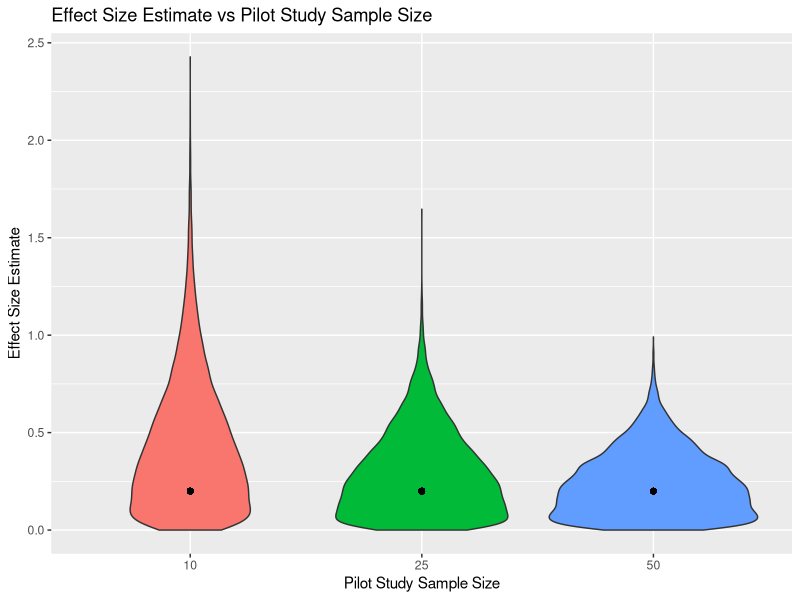
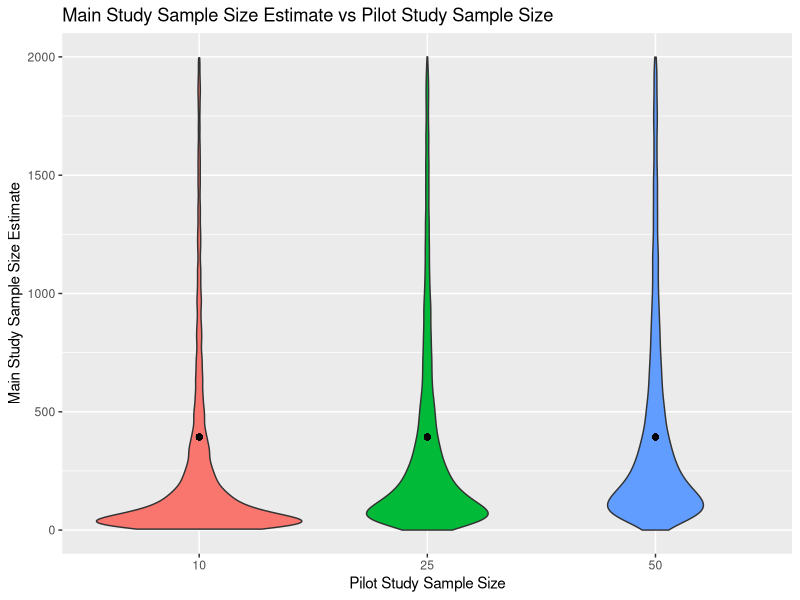

Write R code to recreate these figures, in order. (Note: this script raises an error after producing the figures.)
## ---- chunk 1
### Section 2.1
library(tidyverse)
library(pwr)
set.seed(1)

## Generate the plots for effect size vs pilot study sample size and main study sample size and pilot study

# this is using Cohen's f to generate the groups, it does the same as just setting the group means to be (0,d), which is what I do later
ES <- 0.0099 # effect size, change to 0.1379 for large
f2 <- ES/(1-ES)
a = sqrt(f2)
muvec = c(-a, a)
K = 2 # number of groups
alpha = 0.05 # sig level
beta = 0.2 # power
R <- 10000 # replications
n = 10 # sample size
effs_10 <- rep(0, R) # effect sizes
ns_10 <- rep(0, R)# sample sizes
for(r in 1:R){
  pilot.data  <- rnorm(n = K*n, mean = rep(muvec,each=n), sd = rep(1,K*n))
  pilot.anova <- as.matrix(anova(aov(pilot.data ~ rep(as.factor(1:K),each=n))))
  SSb <- pilot.anova[1,2]
  SSt <- pilot.anova[1,2] + pilot.anova[2,2]
  eta2 <- SSb/SSt
  effs_10[r] <- 2*sqrt(eta2/(1-eta2))
  temp <- try(pwr.t.test(d = 2 * sqrt(eta2/(1-eta2)), sig.level = alpha, power = 1-beta)$n, silent = TRUE)
  if ('try-error' %in% class(temp)) ns_10[r] <- NA
  else ns_10[r] <- ceiling(temp)
}


n = 25
effs_25 <- rep(0, R) # effect sizes
ns_25 <- rep(0, R)# sample sizes
for(r in 1:R){
  pilot.data  <- rnorm(n = K*n, mean = rep(muvec,each=n), sd = rep(1,K*n))
  pilot.anova <- as.matrix(anova(aov(pilot.data ~ rep(as.factor(1:K),each=n))))
  SSb <- pilot.anova[1,2]
  SSt <- pilot.anova[1,2] + pilot.anova[2,2]
  eta2 <- SSb/SSt
  effs_25[r] <- 2*sqrt(eta2/(1-eta2))
  temp <- try(pwr.t.test(d = 2 * sqrt(eta2/(1-eta2)), sig.level = alpha, power = 1-beta)$n, silent = TRUE)
  if ('try-error' %in% class(temp)) ns_10[r] <- NA
  else ns_25[r] <- ceiling(temp)
}

n = 50
effs_50 <- rep(0, R) # effect sizes
ns_50 <- rep(0, R)# sample sizes
for(r in 1:R){
  pilot.data  <- rnorm(n = K*n, mean = rep(muvec,each=n), sd = rep(1,K*n))
  pilot.anova <- as.matrix(anova(aov(pilot.data ~ rep(as.factor(1:K),each=n))))
  SSb <- pilot.anova[1,2]
  SSt <- pilot.anova[1,2] + pilot.anova[2,2]
  eta2 <- SSb/SSt
  effs_50[r] <- 2*sqrt(eta2/(1-eta2))
  temp <- try(pwr.t.test(d = 2 * sqrt(eta2/(1-eta2)), sig.level = alpha, power = 1-beta)$n, silent = TRUE)
  if ('try-error' %in% class(temp)) ns_10[r] <- NA
  else ns_50[r] <- ceiling(temp)
}

effs <- data.frame(cbind(effs_10, effs_25, effs_50))
effs %>% pivot_longer(1:3) %>% ggplot(aes(x = name, y = value, fill = name)) + geom_violin() + xlab("Pilot Study Sample Size") + 
  ylab("Effect Size Estimate") + ggtitle("Effect Size Estimate vs Pilot Study Sample Size") + scale_x_discrete(labels = c("10", "25", "50")) + 
  geom_point(aes(x = 1, y = 0.2)) + geom_point(aes(x = 2, y = 0.2)) + geom_point(aes(x = 3, y = 0.2)) + 
  theme(legend.position = "none")

ns <- data.frame(cbind(ns_10, ns_25, ns_50))
n_needed <- pwr.t.test(d=0.2, sig.level=0.05, power=0.8)$n
ns %>% pivot_longer(1:3) %>% filter(value <= 2000) %>% 
  ggplot(aes(x = name, y = value, fill = name)) + geom_violin() + xlab("Pilot Study Sample Size") + 
  ylab("Main Study Sample Size Estimate") + ggtitle("Main Study Sample Size Estimate vs Pilot Study Sample Size") + scale_x_discrete(labels = c("10", "25", "50")) + 
  geom_point(aes(x = 1, y = n_needed)) + geom_point(aes(x = 2, y = n_needed)) + geom_point(aes(x = 3, y = n_needed)) + 
  theme(legend.position = "none")


## ---- chunk 2
### Section 2.2
library(tidyverse)
library(pwr)
set.seed(1)

#log normal section 2
d <- 0.2
muvec <- c(0, d)

pooled_variance <- function(data){
  n <- nrow(data) / 2
  ((n-1) * var(data$effect[data$condition==1]) + (n-1) * var(data$effect[data$condition==2])) / (2*n - 2)
}
cRoot <- function(x) exp(1/3 * log(x))

# skewness 1
const = -1 + 1/3*cRoot(81/2-27*sqrt(5)/2) + cRoot(1/2*(3+sqrt(5))) 
# skewness 0.5
#const = (-2 + cRoot(9-sqrt(17)) + cRoot(9+sqrt(17)))/2

const_mean = sqrt(1/(const-1))
const_var = 1

mu_param = log(const_mean^2/sqrt(const_mean^2+const_var))
sd_param = sqrt(log(1+const_var/const_mean^2))

R <- 10000 # replications
n = 10 # sample size
ns_10 <- rep(0, R)# sample sizes
effs_10 <- rep(0, R)
for(r in 1:R){
  test  <- data.frame("condition" = rep(as.factor(1:2), each=n), 
                          "effect" = vec_interleave(rlnorm(n, mu_param, sd_param),
                                       rlnorm(n, mu_param, sd_param) + d))
  pilot.anova <- as.matrix(anova(aov(effect ~ condition, data=test)))
  SSb <- pilot.anova[1,2]
  SSt <- pilot.anova[1,2] + pilot.anova[2,2]
  eta2 <- SSb/SSt
  effest <- 2*sqrt(eta2/(1-eta2))
  effs_10[r] <- effest
  ns_10[r] <- 2*(qlnorm(0.975, mu_param,sd_param) + qlnorm(0.8, mu_param, sd_param))^2 * pooled_variance(test)/ effest^2
}

n = 25
ns_25 <- rep(0, R)# sample sizes
effs_25 <- rep(0, R)
for(r in 1:R){
  test  <- data.frame("condition" = rep(as.factor(1:2), each=n), 
                          "effect" = vec_interleave(rlnorm(n, mu_param, sd_param),
                                       rlnorm(n, mu_param, sd_param) + d))
  pilot.anova <- as.matrix(anova(aov(effect ~ condition, data=test)))
  SSb <- pilot.anova[1,2]
  SSt <- pilot.anova[1,2] + pilot.anova[2,2]
  eta2 <- SSb/SSt
  effest <- 2*sqrt(eta2/(1-eta2))
  effs_25[r] <- effest
  ns_25[r] <- 2*(qlnorm(0.975, mu_param,sd_param) + qlnorm(0.8, mu_param, sd_param))^2 * pooled_variance(test)/ effest^2
}

n = 50
ns_50 <- rep(0, R)# sample sizes
effs_50 <- rep(0, R)
for(r in 1:R){
  test  <- data.frame("condition" = rep(as.factor(1:2), each=n), 
                          "effect" = vec_interleave(rlnorm(n, mu_param, sd_param),
                                       rlnorm(n, mu_param, sd_param) + d))
  pilot.anova <- as.matrix(anova(aov(effect ~ condition, data=test)))
  SSb <- pilot.anova[1,2]
  SSt <- pilot.anova[1,2] + pilot.anova[2,2]
  eta2 <- SSb/SSt
  effest <- 2*sqrt(eta2/(1-eta2))
  effs_50[r] <- effest
  ns_50[r] <- 2*(qlnorm(0.975, mu_param,sd_param) + qlnorm(0.8, mu_param, sd_param))^2 * pooled_variance(test)/ effest^2
}

effs <- data.frame(cbind(effs_10, effs_25, effs_50))
effs %>% pivot_longer(1:3)  %>% 
  ggplot(aes(x = name, y = value, fill = name)) + geom_violin() + xlab("Pilot Study Sample Size") + 
  ylab("Effect Size Estimate") + ggtitle("Effect Size Estimate vs Pilot Study Sample Size") + scale_x_discrete(labels = c("10", "25", "50")) + 
  geom_point(aes(x = 1, y = d)) + geom_point(aes(x = 2, y = d)) + geom_point(aes(x = 3, y = d)) + 
  theme(legend.position = "none")


ns <- data.frame(cbind(ns_10, ns_25, ns_50))
n_needed <- 2*(qlnorm(0.975, mu_param,sd_param) + qlnorm(0.8, mu_param, sd_param))^2 / d^2
ns %>% pivot_longer(1:3) %>% filter(value <= 10000) %>% 
  ggplot(aes(x = name, y = value, fill = name)) + geom_violin() + xlab("Pilot Study Sample Size") + 
  ylab("Main Study Sample Size Estimate") + ggtitle("Main Study Sample Size Estimate vs Pilot Study Sample Size") + scale_x_discrete(labels = c("10", "25", "50")) + 
  geom_point(aes(x = 1, y = n_needed)) + geom_point(aes(x = 2, y = n_needed)) + geom_point(aes(x = 3, y = n_needed)) + 
  theme(legend.position = "none")
## ---- chunk 3
### Section 3.1
set.seed(1)
# plotting COS
#ES = 0.0099 # small effect size
#ES = 0.0588 # medium effect size
ES = 0.1379 # large
f <- sqrt(ES/(1-ES)) # Cohen's f
muvec <- c(-f, f)
B <- 10 # number of bootstrap

n <- 500 # sample size per group
samps <- 10:n

pilot.data  <- data.frame("condition" = rep(as.factor(1:2), length.out= 2*n), 
                          "effect" = rnorm(n = 2*n, mean = rep(muvec, length.out=2*n), sd = 1))

# for a single sample
estimates <- sapply(3:n, function(x) {
  #pilot.anova <- as.matrix(anova(aov(effect ~ ., data=pilot.data[1:x,])))
  #SSb <- pilot.anova[1,2]
  #SSt <- pilot.anova[1,2] + pilot.anova[2,2]
  #SSb/SSt #Estimate of effect size (eta2)
  
  test = pilot.data[1:(2*x), ]
  mu1 = mean(test$effect[test$condition==1])
  mu2 = mean(test$effect[test$condition==2])
  var1 = var(test$effect[test$condition==1])
  var2 = var(test$effect[test$condition==2])
  (mu2 - mu1)/sqrt(((x-1)*var1 + (x-1)*var2)/(2*x-2))
})
plot(estimates, type="l", ylim=c(-0.2, 1.8), xlab="Sample Size", ylab=bquote(d), lwd=3)
abline(h = sqrt(f))
abline(h = c(sqrt(f)-0.1, sqrt(f)+0.1), lty = 2)

for(i in 1:B) {
  #draw the bootstrap sample
  bootstrap <- sample_n(pilot.data, 2 * n, replace=TRUE)
  estimates_bootstrap <- sapply(samps, function(x) {
    test = bootstrap[1:(2*x), ]
    mu1 = mean(test$effect[test$condition==1])
    mu2 = mean(test$effect[test$condition==2])
    var1 = var(test$effect[test$condition==1])
    var2 = var(test$effect[test$condition==2])
    (mu2 - mu1)/sqrt(((x-1)*var1 + (x-1)*var2)/(2*x-2))
  })
  points(10:n, estimates_bootstrap, type="l", col=rgb(0,0,0,0.5))
}


## tables
set.seed(1)
findPOS <- function(n, estimates, ES, width) {
	COS <- ES + c(-1, 1) * width
	breaks <- which(estimates < COS[1] | estimates > COS[2])
	if (is.infinite(max(breaks))) {
		n.stable <- min(n)	# no break: POS = minimal sample size
	} else {
			BREAK <- max(breaks)	# get first break (seen from the tail)
		if (is.na(BREAK)) {
			n.stable <- min(n)	# no break? POS = minimal sample size
		} else {
			n.stable <- n[BREAK]
		}
	}
	return(data.frame(POS=n.stable, w=width))
}


## just need to change d
set.seed(1)
d = 0.8 # small effect size, change for other effect sizes
muvec <- c(0, d)
B <- 10000 # number of bootstrap

n <- 1000 # sample size per group
samps <- 10:n

pilot.data  <- data.frame("condition" = rep(as.factor(1:2), length.out= 2*100000), 
                          "effect" = rnorm(n = 2*100000, mean = rep(muvec, length.out=2*100000), sd = 1))

POS <- sapply(1:B, function(y) {
  #draw the bootstrap sample
  bootstrap <- sample_n(pilot.data, 2 * n, replace=TRUE)
  estimates <- sapply(samps, function(x) {
    test = bootstrap[1:(2*x), ]
    mu1 = mean(test$effect[test$condition==1])
    mu2 = mean(test$effect[test$condition==2])
    var1 = var(test$effect[test$condition==1])
    var2 = var(test$effect[test$condition==2])
    (mu2 - mu1)/sqrt(((x-1)*var1 + (x-1)*var2)/(2*x-2))
  })
  c(findPOS(samps, estimates, d, 0.1)$POS,
    findPOS(samps, estimates, d, 0.15)$POS)
})
quantile(POS[1,],0.8)
quantile(POS[2,],0.8)
quantile(POS[1,],0.9)
quantile(POS[2,],0.9)
quantile(POS[1,],0.95)
quantile(POS[2,],0.95)
## ---- chunk 4
### Section 3.1.1
set.seed(1)
library(tidyverse)
library(vctrs)

findPOS <- function(n, estimates, ES, width) {
	COS <- ES + c(-1, 1) * width
	breaks <- which(estimates < COS[1] | estimates > COS[2])
	if (is.infinite(max(breaks))) {
		n.stable <- min(n)	# no break: POS = minimal sample size
	} else {
			BREAK <- max(breaks)	# get first break (seen from the tail)
		if (is.na(BREAK)) {
			n.stable <- min(n)	# no break? POS = minimal sample size
		} else {
			n.stable <- n[BREAK]
		}
	}
	return(data.frame(POS=n.stable, w=width))
}

# plotting COS
d <- 0.2 # change to 0.5, 0.8 for the other effect sizes
muvec <- c(0, d)
B <- 10000 # number of bootstrap

cRoot <- function(x) exp(1/3 * log(x))

## Constants for lognormal to generate skewness 1 and 0.5, rough math for this is in the mathForLognormal in the overleaf
# skewness 1
#const = -1 + 1/3*cRoot(81/2-27*sqrt(5)/2) + cRoot(1/2*(3+sqrt(5))) 
# skewness 0.5
const = (-2 + cRoot(9-sqrt(17)) + cRoot(9+sqrt(17)))/2

const_mean = sqrt(1/(const-1))
const_var = 1

mu_param = log(const_mean^2/sqrt(const_mean^2+const_var))
sd_param = sqrt(log(1+const_var/const_mean^2))


n <- 1000 # sample size per group
samps <- 10:n

pilot.data  <- data.frame("condition" = rep(as.factor(1:2), times= 1000000), 
                          "effect" = vec_interleave(rlnorm(1000000, mu_param, sd_param),
                                       rlnorm(1000000, mu_param, sd_param) + d))

POS <- sapply(1:B, function(y) {
  #draw the bootstrap sample
  bootstrap <- sample_n(pilot.data, 2 * n, replace=TRUE)
  estimates <- sapply(samps, function(x) {
    test = bootstrap[1:(2*x), ]
    mu1 = mean(test$effect[test$condition==1])
    mu2 = mean(test$effect[test$condition==2])
    var1 = var(test$effect[test$condition==1])
    var2 = var(test$effect[test$condition==2])
    (mu2 - mu1)/sqrt(((x-1)*var1 + (x-1)*var2)/(2*x-2))
  })
  c(findPOS(samps, estimates, d, 0.1)$POS,
    findPOS(samps, estimates, d, 0.15)$POS)
})
quantile(POS[1,],0.8)
quantile(POS[2,],0.8)
quantile(POS[1,],0.9)
quantile(POS[2,],0.9)
quantile(POS[1,],0.95)
quantile(POS[2,],0.95)
## ---- chunk 5
### Section 3.2.1
library(tidyverse)
set.seed(1)
#ES = 0.0099 # small effect size
#ES = 0.0588 # medium effect size
ES = 0.1379 # large
n <- 10 # sample size per group
l = 0.3 # length of credible interval

f <- sqrt(ES/(1-ES)) # Cohen's f
muvec <- c(-f, f)
B1 <- 5000 # number of bootstrap
B2 <- 1000

pooled_variance <- function(data){
  n <- nrow(data) / 2
  ((n-1) * var(data[,2][data[,1]==1]) + (n-1) * var(data[,2][data[,1]==2])) / (2*n - 2)
}

n_10 <- sapply(1:B2, function(y){
  pilot.data  <- data.frame("condition" = rep(as.factor(1:2), length.out= 2*n), 
                            "effect" = rnorm(n = 2*n, mean = rep(muvec, length.out=2*n), sd = 1))
  
  var_est = pooled_variance(pilot.data)
  var_ests <- sapply(1:B1, function(x){
    samp <- sample(1:(2*n), 2*n, TRUE)
    sample <- pilot.data[samp,]
    pooled_variance(sample)
  })
  var_var_est <- var(var_ests)
  
  v = var_est^2 / var_var_est
  beta = sqrt(v/var_var_est)
  
  A = v * l^2 / 4
  B = v * l^2 * n/ 4 - 2 * beta * qt(0.975, 2*v)
  C = n^2/4 * v * l^2 / 4 - beta * qt(0.975, 2*v) * n
  ceiling((-B + sqrt(B^2 - 4 * A* C))/(2*A))
})

n <- 25
n_25 <- sapply(1:B2, function(y){
  pilot.data  <- data.frame("condition" = rep(as.factor(1:2), length.out= 2*n), 
                            "effect" = rnorm(n = 2*n, mean = rep(muvec, length.out=2*n), sd = 1))
  
  var_est = pooled_variance(pilot.data)
  var_ests <- sapply(1:B1, function(x){
    samp <- sample(1:(2*n), 2*n, TRUE)
    sample <- pilot.data[samp,]
    pooled_variance(sample)
  })
  var_var_est <- var(var_ests)
  
  v = var_est^2 / var_var_est
  beta = sqrt(v/var_var_est)
  
  A = v * l^2 / 4
  B = v * l^2 * n/ 4 -2 * beta * qt(0.975, 2*v)
  C = n^2/4 * v * l^2 / 4 - beta * qt(0.975, 2*v) * n
   ceiling((-B + sqrt(B^2 - 4 * A* C))/(2*A))
})


n <- 50 
n_50 <- sapply(1:B2, function(y){
  pilot.data  <- data.frame("condition" = rep(as.factor(1:2), length.out= 2*n), 
                            "effect" = rnorm(n = 2*n, mean = rep(muvec, length.out=2*n), sd = 1))
  
  var_est = pooled_variance(pilot.data)
  var_ests <- sapply(1:B1, function(x){
    samp <- sample(1:(2*n), 2*n, TRUE)
    sample <- pilot.data[samp,]
    pooled_variance(sample)
  })
  var_var_est <- var(var_ests)
  
  v = var_est^2 / var_var_est
  beta = sqrt(v/var_var_est)
  
  A = v * l^2 / 4
  B = v * l^2 * n/ 4 -2 * beta * qt(0.975, 2*v)
  C = n^2/4 * v * l^2 / 4 - beta * qt(0.975, 2*v) * n
  ceiling((-B + sqrt(B^2 - 4 * A* C))/(2*A))
})

ns <- data.frame(cbind(n_10, n_25, n_50))
ns %>% pivot_longer(1:3)  %>% 
  ggplot(aes(x = name, y = value, fill = name)) + geom_violin() + xlab("Pilot Study Sample Size") + 
  ylab("Main Study Sample Size Estimate") + ggtitle("Main Study Sample Size Estimate vs Pilot StudySample Size (large effect)") + scale_x_discrete(labels = c("10", "25", "50")) +
  theme(legend.position = "none")
## ---- chunk 6
### Section 3.2.2
library(tidyverse)
set.seed(1)
#ES = 0.0099 # small effect size
#ES = 0.0588 # medium effect size
ES = 0.1379 # large
l = 0.3 # length of credible interval

f <- sqrt(ES/(1-ES)) # Cohen's f
muvec <- c(-f, f)
B1 <- 5000 # number of bootstrap
B2 <- 500

pooled_variance <- function(data){
  n <- nrow(data) / 2
  if(all(data$condition==1) || all(data$condition==2)) {
    return(var(data$effect))
  }
  if(is.na(var(data$effect[data$condition==1]))) {
    return(var(data$effect[data$condition==2]))
  }
  if(is.na(var(data$effect[data$condition==2]))) {
    return(var(data$effect[data$condition==1]))
  }
  return(((n-1) * var(data$effect[data$condition==1]) + (n-1) * var(data$effect[data$condition==2])) / (2*n - 2))
}

# function we need to minimize n over, function needs to return <= l
to_min <- function(beta, v, n, n0, alpha = 0.05) {
  2 * qt(1-alpha/2, 2*n + 2 * v) * sqrt(2 * beta * (2*n+2*n0)/((2*n+2*v)*(n+n0)*(n+n0))) * 
    gamma((2*n+2*v)/2)*gamma((2*v-1)/2)/ gamma(v) / gamma((2*n+2*v-1)/2)
}

bisect <- function(beta, v, n0, iter = 1000, tol=1e-7){
  a = 1
  b = 800
  while(is.infinite(to_min(beta, v, b, n0)) || is.nan(to_min(beta, v, b, n0))) b <- b - 1
  
  for(i in 1:iter){
    c <- (a+b)/2
    if(to_min(beta, v, b, n0) == l || ((b-a)/2) < tol) return(c)
    ifelse(sign(to_min(beta,v,c,n0)-l) == sign(to_min(beta,v,a,n0)-l), 
           a <- c, 
           b <- c)
  }
}

n <- 10 # sample size per group
n_10 <- sapply(1:B2, function(y){
  pilot.data  <- data.frame("condition" = rep(as.factor(1:2), length.out= 2*n), 
                            "effect" = rnorm(n = 2*n, mean = rep(muvec, length.out=2*n), sd = 1))
  
  var_est = pooled_variance(pilot.data)
  var_ests <- sapply(1:B1, function(x){
    samp <- sample(1:(2*n), 2*n, TRUE)
    sample <- pilot.data[samp,]
    pooled_variance(sample)
  })
  var_var_est <- var(var_ests)
  
  v = var_est^2 / var_var_est
  beta = sqrt(v/var_var_est)
  
  ceiling(bisect(beta, v, n))
})

n <- 25 # sample size per group
n_25 <- sapply(1:B2, function(y){
  pilot.data  <- data.frame("condition" = rep(as.factor(1:2), length.out= 2*n), 
                            "effect" = rnorm(n = 2*n, mean = rep(muvec, length.out=2*n), sd = 1))
  
  var_est = pooled_variance(pilot.data)
  var_ests <- sapply(1:B1, function(x){
    samp <- sample(1:(2*n), 2*n, TRUE)
    sample <- pilot.data[samp,]
    pooled_variance(sample)
  })
  var_var_est <- var(var_ests)
  
  v = var_est^2 / var_var_est
  beta = sqrt(v/var_var_est)
  
  ceiling(bisect(beta, v, n))
})

n <- 50 # sample size per group
n_50 <- sapply(1:B2, function(y){
  pilot.data  <- data.frame("condition" = rep(as.factor(1:2), length.out= 2*n), 
                            "effect" = rnorm(n = 2*n, mean = rep(muvec, length.out=2*n), sd = 1))
  
  var_est = pooled_variance(pilot.data)
  var_ests <- sapply(1:B1, function(x){
    samp <- sample(1:(2*n), 2*n, TRUE)
    sample <- pilot.data[samp,]
    pooled_variance(sample)
  })
  var_var_est <- var(var_ests)
  
  v = var_est^2 / var_var_est
  beta = sqrt(v/var_var_est)
  
  ceiling(bisect(beta, v, n))
})

ns <- data.frame(cbind(n_10, n_25, n_50))
ns %>% pivot_longer(1:3)  %>% 
  ggplot(aes(x = name, y = value, fill = name)) + geom_violin() + xlab("Sample Size") + 
  ylab("Sample Size Estimate") + ggtitle("Sample Size Estimate vs Pilot Sample Size (small effect)") + scale_x_discrete(labels = c("10", "25", "50")) +
  theme(legend.position = "none")
## ---- chunk 7
### Section 3.2.3
#log normal ACC
library(tidyverse)
library(vctrs)

d <- 0.8
l = 0.3
B1 <- 5000 # number of bootstrap
B2 <- 500

#skewness 1
const = -1 + 1/3*cRoot(81/2-27*sqrt(5)/2) + cRoot(1/2*(3+sqrt(5))) 
# skewness 0.5
#const = (-2 + cRoot(9-sqrt(17)) + cRoot(9+sqrt(17)))/2

const_mean = sqrt(1/(const-1))
const_var = 1

mu_param = log(const_mean^2/sqrt(const_mean^2+const_var))
sd_param = sqrt(log(1+const_var/const_mean^2))


n <- 10 # sample size per group
n_10 <- sapply(1:B2, function(y){
  pilot.data  <- data.frame("condition" = rep(as.factor(1:2), each=n), 
                          "effect" = vec_interleave(rlnorm(n, mu_param, sd_param),
                                       rlnorm(n, mu_param, sd_param) + d))
  
  var_est = pooled_variance(pilot.data)
  var_ests <- sapply(1:B1, function(x){
    samp <- sample(1:(2*n), 2*n, TRUE)
    sample <- pilot.data[samp,]
    pooled_variance(sample)
  })
  var_var_est <- var(var_ests)
  
  v = var_est^2 / var_var_est
  beta = sqrt(v/var_var_est)
  
  # comparing bayesian average coverage criterion
  A = v * l^2 / 4
  B = v * l^2 * n/ 4 -2 * beta * qt(0.975, 2*v)
  C = n^2/4 * v * l^2 / 4 - beta * qt(0.975, 2*v) * n
  ceiling((-B + sqrt(B^2 - 4 * A* C))/(2*A))
})

n <- 25
n_25 <- sapply(1:B2, function(y){
  pilot.data  <-  data.frame("condition" = rep(as.factor(1:2), each=n), 
                          "effect" = vec_interleave(rlnorm(n, mu_param, sd_param),
                                       rlnorm(n, mu_param, sd_param) + d))
  
  var_est = pooled_variance(pilot.data)
  var_ests <- sapply(1:B1, function(x){
    samp <- sample(1:(2*n), 2*n, TRUE)
    sample <- pilot.data[samp,]
    pooled_variance(sample)
  })
  var_var_est <- var(var_ests)
  
  v = var_est^2 / var_var_est
  beta = sqrt(v/var_var_est)
  
  # comparing bayesian average coverage criterion
  A = v * l^2 / 4
  B = v * l^2 * n/ 4 -2 * beta * qt(0.975, 2*v)
  C = n^2/4 * v * l^2 / 4 - beta * qt(0.975, 2*v) * n
  ceiling((-B + sqrt(B^2 - 4 * A* C))/(2*A))
})

n <- 50 # sample size per group
n_50 <- sapply(1:B2, function(y){
  pilot.data  <- data.frame("condition" = rep(as.factor(1:2), each=n), 
                          "effect" = vec_interleave(rlnorm(n, mu_param, sd_param),
                                       rlnorm(n, mu_param, sd_param) + d))
  
  var_est = pooled_variance(pilot.data)
  var_ests <- sapply(1:B1, function(x){
    samp <- sample(1:(2*n), 2*n, TRUE)
    sample <- pilot.data[samp,]
    pooled_variance(sample)
  })
  var_var_est <- var(var_ests)
  
  v = var_est^2 / var_var_est
  beta = sqrt(v/var_var_est)
  
  # comparing bayesian average coverage criterion
  A = v * l^2 / 4
  B = v * l^2 * n/ 4 -2 * beta * qt(0.975, 2*v)
  C = n^2/4 * v * l^2 / 4 - beta * qt(0.975, 2*v) * n
  ceiling((-B + sqrt(B^2 - 4 * A* C))/(2*A))
})

ns <- data.frame(cbind(n_10, n_25, n_50))
ns %>% pivot_longer(1:3)  %>% 
  ggplot(aes(x = name, y = value, fill = name)) + geom_violin() + xlab("Sample Size") + 
  ylab("Sample Size Estimate") + ggtitle("Sample Size Estimate vs Pilot Sample Size (large effect)") + scale_x_discrete(labels = c("10", "25", "50")) +
  theme(legend.position = "none")

# log normal ALC
library(tidyverse)
library(vctrs)
cRoot <- function(x) exp(1/3 * log(x))
B1 <- 5000 # number of bootstrap
B2 <- 500
d <- 0.8
l <- 0.3
# skewness 1
const = -1 + 1/3*cRoot(81/2-27*sqrt(5)/2) + cRoot(1/2*(3+sqrt(5))) 
# skewness 0.5
#const = (-2 + cRoot(9-sqrt(17)) + cRoot(9+sqrt(17)))/2

const_mean = sqrt(1/(const-1))
const_var = 1

mu_param = log(const_mean^2/sqrt(const_mean^2+const_var))
sd_param = sqrt(log(1+const_var/const_mean^2))

pooled_variance <- function(data){
  n <- nrow(data) / 2
  if(all(data$condition==1) || all(data$condition==2)) {
    return(var(data$effect))
  }
  if(is.na(var(data$effect[data$condition==1]))) {
    return(var(data$effect[data$condition==2]))
  }
  if(is.na(var(data$effect[data$condition==2]))) {
    return(var(data$effect[data$condition==1]))
  }
  return(((n-1) * var(data$effect[data$condition==1]) + (n-1) * var(data$effect[data$condition==2])) / (2*n - 2))
}

# function we need to minimize n over, function needs to return <= l
to_min <- function(beta, v, n, n0, alpha = 0.05) {
  2 * qt(1-alpha/2, 2*n + 2 * v) * sqrt(2 * beta * (2*n+2*n0)/((2*n+2*v)*(n+n0)*(n+n0))) * 
    gamma((2*n+2*v)/2)*gamma((2*v-1)/2)/ gamma(v) / gamma((2*n+2*v-1)/2)
}


bisect <- function(beta, v, n0, iter = 1000, tol=1e-7){
  a = 1
  b = 800
  while(is.infinite(to_min(beta, v, b, n0)) || is.nan(to_min(beta, v, b, n0))) b <- b - 1
  
  for(i in 1:iter){
    c <- (a+b)/2
    if(to_min(beta, v, b, n0) == l || ((b-a)/2) < tol) return(c)
    ifelse(sign(to_min(beta,v,c,n0)-l) == sign(to_min(beta,v,a,n0)-l), 
           a <- c, 
           b <- c)
  }
}

n <- 10 # sample size per group
n_10 <- sapply(1:B2, function(y){
  pilot.data  <- data.frame("condition" = rep(as.factor(1:2), each=n), 
                          "effect" = vec_interleave(rlnorm(n, mu_param, sd_param),
                                       rlnorm(n, mu_param, sd_param) + d))
  
  var_est = pooled_variance(pilot.data)
  var_ests <- sapply(1:B1, function(x){
    samp <- sample(1:(2*n), 2*n, TRUE)
    sample <- pilot.data[samp,]
    pooled_variance(sample)
  })
  var_var_est <- var(var_ests)
  
  v = var_est^2 / var_var_est
  beta = sqrt(v/var_var_est)
  
  ceiling(bisect(beta, v, n))
})

n <- 25 # sample size per group
n_25 <- sapply(1:B2, function(y){
  pilot.data  <- data.frame("condition" = rep(as.factor(1:2), each=n), 
                          "effect" = vec_interleave(rlnorm(n, mu_param, sd_param),
                                       rlnorm(n, mu_param, sd_param) + d))
  
  var_est = pooled_variance(pilot.data)
  var_ests <- sapply(1:B1, function(x){
    samp <- sample(1:(2*n), 2*n, TRUE)
    sample <- pilot.data[samp,]
    pooled_variance(sample)
  })
  var_var_est <- var(var_ests)
  
  v = var_est^2 / var_var_est
  beta = sqrt(v/var_var_est)
  
  ceiling(bisect(beta, v, n))
})

n <- 50 # sample size per group
n_50 <- sapply(1:B2, function(y){
  pilot.data  <- data.frame("condition" = rep(as.factor(1:2), each=n), 
                          "effect" = vec_interleave(rlnorm(n, mu_param, sd_param),
                                       rlnorm(n, mu_param, sd_param) + d))
  
  var_est = pooled_variance(pilot.data)
  var_ests <- sapply(1:B1, function(x){
    samp <- sample(1:(2*n), 2*n, TRUE)
    sample <- pilot.data[samp,]
    pooled_variance(sample)
  })
  var_var_est <- var(var_ests)
  
  v = var_est^2 / var_var_est
  beta = sqrt(v/var_var_est)
  
  ceiling(bisect(beta, v, n))
})

ns <- data.frame(cbind(n_10, n_25, n_50))
ns %>% pivot_longer(1:3)  %>% 
  ggplot(aes(x = name, y = value, fill = name)) + geom_violin() + xlab("Sample Size") + 
  ylab("Sample Size Estimate") + ggtitle("Sample Size Estimate vs Pilot Sample Size (small effect)") + scale_x_discrete(labels = c("10", "25", "50")) +
  theme(legend.position = "none")
